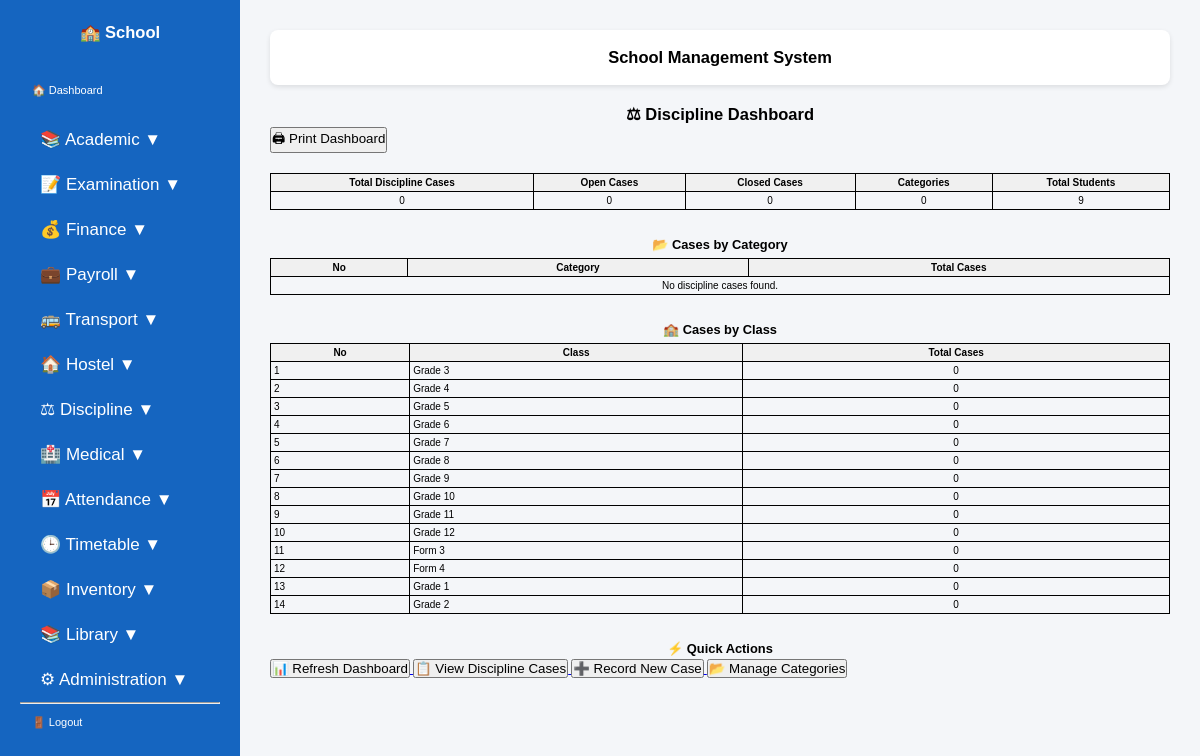
/discipline/dashboard/ (signed in), run on an earlier commit of the app's database.
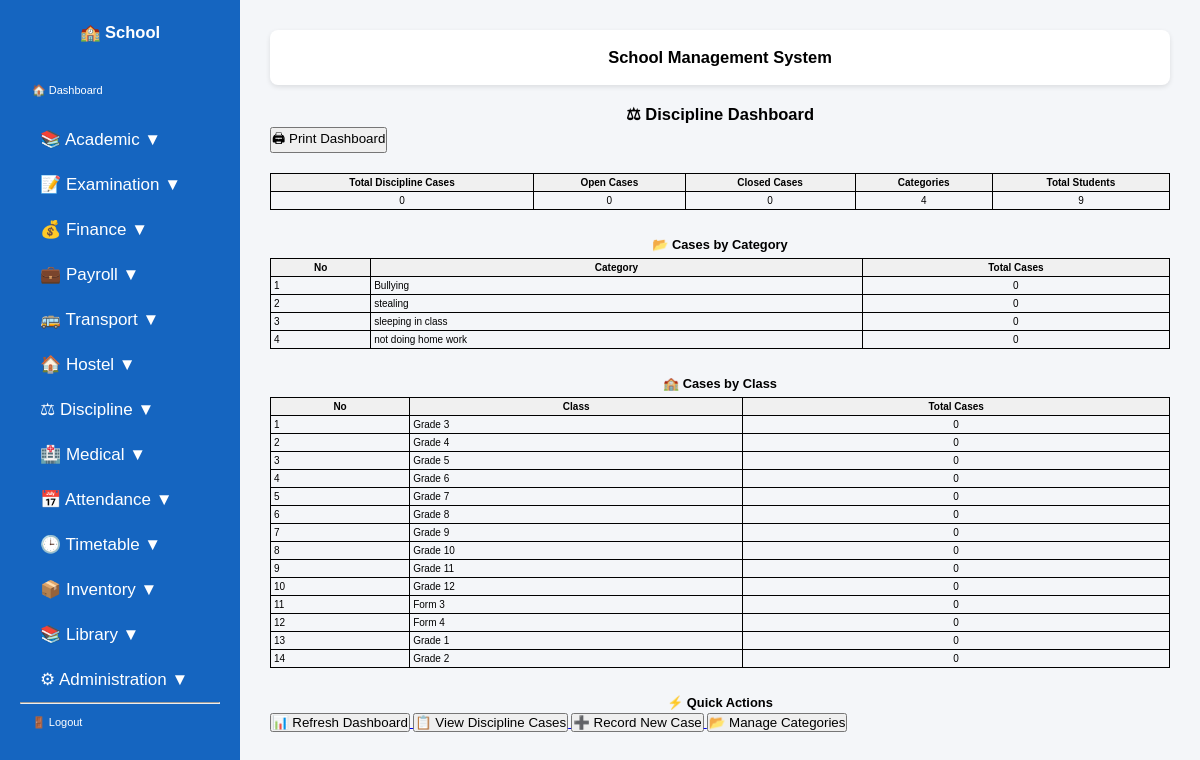
And on a later commit of the database.
### students/models.py (models this page shows, shortened)
class SchoolClass(models.Model):
    name = models.CharField(max_length=50, unique=True)
    class_teacher = models.ForeignKey(
        Teacher,
        on_delete=models.SET_NULL,
        null=True,
        blank=True,
        related_name="class_teacher_for",
    )

class DisciplineCategory(models.Model):
    name = models.CharField(
        max_length=100,
        unique=True,
    )
    description = models.TextField(
        blank=True,
    )

### students/view_modules/discipline.py (the view)
@login_required
@admin_or_bursar
def discipline_dashboard(request):
    total_cases = DisciplineCase.objects.count()
    open_cases = DisciplineCase.objects.filter(
        status="Open"
    ).count()
    closed_cases = DisciplineCase.objects.filter(
        status="Closed"
    ).count()
    total_categories = DisciplineCategory.objects.count()
    total_students = Student.objects.count()
    category_summary = (
        DisciplineCategory.objects
        .annotate(
            total_cases=Count("disciplinecase")
        )
        .order_by("-total_cases")
    )
    class_summary = (
        SchoolClass.objects
        .annotate(
            total_cases=Count(
                "students__discipline_cases"
            )
        )
        .order_by("-total_cases")
)
    return render(
        request,
        "students/discipline_dashboard.html",
        {
            "total_cases": total_cases,
            "open_cases": open_cases,
            "closed_cases": closed_cases,
            "total_categories": total_categories,
            "total_students": total_students,
            "category_summary": category_summary,
            "class_summary": class_summary,
        },
    )

### templates/students/discipline_dashboard.html
{% extends "base.html" %}
{% block content %}
<h2>
    ⚖ Discipline Dashboard</h2>
<p>
<a href="{% url 'print_discipline_dashboard' %}">
    <button>
        🖨 Print Dashboard
    </button>
</a>
</p>
<br>
<table border="1" cellpadding="10" cellspacing="0" width="100%">
    <tr bgcolor="#f2f2f2">
        <th>Total Discipline Cases</th>
        <th>Open Cases</th>
        <th>Closed Cases</th>
        <th>Categories</th>
        <th>Total Students</th>
    </tr>
    <tr align="center">
        <td>{{ total_cases }}</td>
        <td>{{ open_cases }}</td>
        <td>{{ closed_cases }}</td>
        <td>{{ total_categories }}</td>
        <td>{{ total_students }}</td>
    </tr>
</table>
<br><br>
<h3>📂 Cases by Category</h3>
<table border="1" cellpadding="8" cellspacing="0" width="70%">
    <tr bgcolor="#f2f2f2">
        <th>No</th>
        <th>Category</th>
        <th>Total Cases</th>
    </tr>
    {% for category in category_summary %}
    <tr>
        <td>{{ forloop.counter }}</td>
        <td>{{ category.name }}</td>
        <td align="center">
            {{ category.total_cases }}
        </td>
    </tr>
    {% empty %}
    <tr>
        <td colspan="3" align="center">
            No discipline cases found.
        </td>
    </tr>
    {% endfor %}
</table>
<br><br>
<h3>🏫 Cases by Class</h3>
<table border="1" cellpadding="8" cellspacing="0" width="60%">
    <tr bgcolor="#f2f2f2">
        <th>No</th>
        <th>Class</th>
        <th>Total Cases</th>
    </tr>
    {% for school_class in class_summary %}
    <tr>
        <td>{{ forloop.counter }}</td>
        <td>{{ school_class.name }}</td>
        <td align="center">
            {{ school_class.total_cases }}
        </td>
    </tr>
    {% empty %}
    <tr>
        <td colspan="3" align="center">
            No discipline cases found.
        </td>
    </tr>
    {% endfor %}
</table>
<br><br>
<h3>⚡ Quick Actions</h3>
<p>
<a href="{% url 'discipline_dashboard' %}">
    <button>📊 Refresh Dashboard</button>
</a>
<a href="{% url 'discipline_case_list' %}">
    <button>📋 View Discipline Cases</button>
</a>
<a href="{% url 'add_discipline_case' %}">
    <button>➕ Record New Case</button>
</a>
<a href="{% url 'discipline_category_list' %}">
    <button>📂 Manage Categories</button>
</a>
</p>
{% endblock %}

What changed in the data, as far as the page shows it:
added DisciplineCategory: name "Bullying", total_cases "0"
added DisciplineCategory: name "stealing", total_cases "0"
added DisciplineCategory: name "sleeping in class", total_cases "0"
added DisciplineCategory: name "not doing home work", total_cases "0"
Also different on the page:
{{ total_categories }}: "0" → "4"
text no longer shown: "No discipline cases found."
